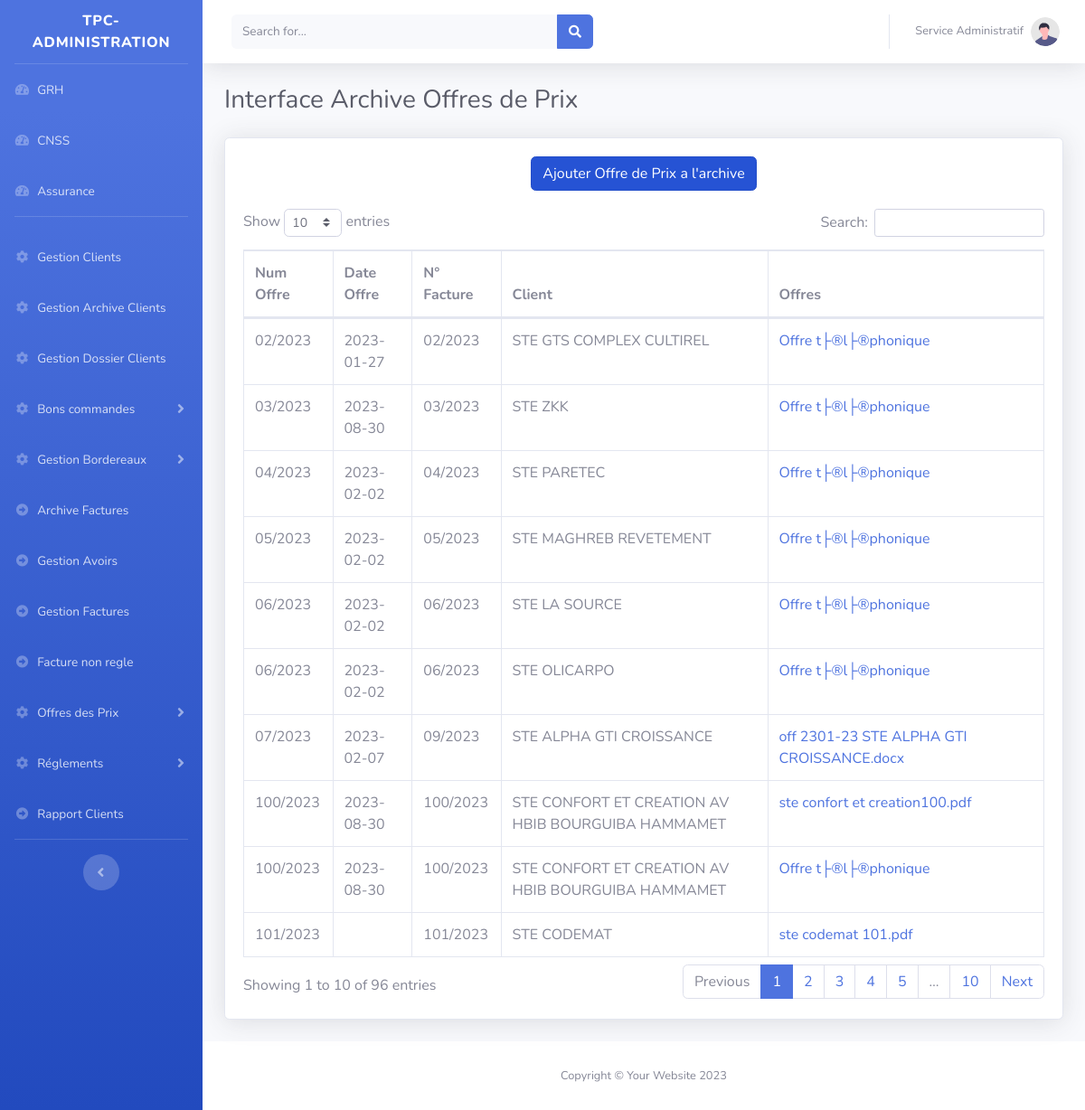
The page /tpc/main.php?Offres_Prix&Archive on the database its author committed.
### tables this page shows
CREATE TABLE `archiveoffre` (
  `id` int(11) NOT NULL AUTO_INCREMENT,
  `num_offre` varchar(10) DEFAULT NULL,
  `factureArchive` varchar(32) NOT NULL,
  `client` int(11) DEFAULT NULL,
  `date` text DEFAULT NULL,
  `joindreOffre` varchar(250) NOT NULL,
  PRIMARY KEY (`id`),
  KEY `client` (`factureArchive`),
  KEY `factureArchive` (`factureArchive`),
  KEY `client_2` (`client`),
  CONSTRAINT `archiveoffre_ibfk_1` FOREIGN KEY (`factureArchive`) REFERENCES `archivefacture` (`num_fact`) ON DELETE CASCADE ON UPDATE CASCADE,
  CONSTRAINT `archiveoffre_ibfk_2` FOREIGN KEY (`client`) REFERENCES `clients` (`id`) ON DELETE CASCADE ON UPDATE CASCADE
);

CREATE TABLE `archivefacture` (
  `id` int(11) NOT NULL AUTO_INCREMENT,
  `num_fact` varchar(32) NOT NULL,
  `client` int(11) DEFAULT NULL,
  `date` text DEFAULT NULL,
  `joindre` varchar(250) NOT NULL,
  `reglement` varchar(250) DEFAULT NULL,
  `typeReglement` varchar(250) DEFAULT NULL,
  `numcheque` varchar(250) DEFAULT NULL,
  `datecheque` varchar(250) DEFAULT NULL,
  `retenu` varchar(250) DEFAULT NULL,
  `Projets` text NOT NULL,
  PRIMARY KEY (`id`),
  KEY `client` (`client`),
  KEY `num_fact` (`num_fact`),
  KEY `idx_archivefacture_num_fact` (`num_fact`),
  CONSTRAINT `archivefacture_ibfk_1` FOREIGN KEY (`client`) REFERENCES `clients` (`id`) ON DELETE CASCADE ON UPDATE CASCADE
);

CREATE TABLE `clients` (
  `id` int(11) NOT NULL AUTO_INCREMENT,
  `type_client` varchar(200) DEFAULT NULL,
  `convention` varchar(100) DEFAULT NULL,
  `pieceConvention` varchar(250) DEFAULT NULL,
  `nom_client` varchar(200) DEFAULT NULL,
  `code_client` varchar(11) DEFAULT NULL,
  `adresse` text DEFAULT NULL,
  `matriculeFiscale` varchar(100) DEFAULT NULL,
  `exonoration` varchar(100) DEFAULT NULL,
  `pieceExonoration` varchar(200) DEFAULT NULL,
  `tel` varchar(200) DEFAULT NULL,
  `email` varchar(200) DEFAULT NULL,
  `numexonoration` varchar(250) DEFAULT NULL,
  `ValiditeExonoration` varchar(250) DEFAULT NULL,
  PRIMARY KEY (`id`),
  KEY `matriculeFiscale` (`matriculeFiscale`),
  KEY `clent` (`nom_client`(191))
);

### htdocs/tpc/class/connexion.db.php (called while the page is built)
<?php
function connexion(): PDO {
    $host = getenv('DB_HOST') ?: '127.0.0.1';
    $port = getenv('DB_PORT') ?: 3306;
    $db   = getenv('DB_NAME') ?: 'tpc';
    $user = getenv('DB_USER') ?: 'root';
    $pass = getenv('DB_PASSWORD') !== false ? getenv('DB_PASSWORD') : '';
    $dsn = "mysql:host=$host;port=$port;dbname=$db;charset=utf8mb4";
    $opts = [
        PDO::ATTR_ERRMODE            => PDO::ERRMODE_EXCEPTION,
        PDO::ATTR_DEFAULT_FETCH_MODE => PDO::FETCH_ASSOC,
        PDO::ATTR_EMULATE_PREPARES   => false,
    ];
    return new PDO($dsn, $user, $pass, $opts);
}

### htdocs/tpc/class/OffresPrix.class.php (called while the page is built, shortened)
<?php
include_once 'connexion.db.php';
class OffresPrix{
	private $cnx;
	public function __construct(){$this->cnx=connexion();}
  public function getOffres_PrixArchive(){
		 $sql="SELECT * FROM archiveoffre as OfA,clients as clt,archivefacture as FA where OfA.client=clt.id and OfA.factureArchive =FA.num_fact ";
		$req=$this->cnx->query($sql);
		$resultat=$req->fetchAll();
		return $resultat;
	}
}
$offre=new OffresPrix();

### htdocs/tpc/pages/OffresPrix/Archive/AfficherArchive.php (the view)
<?php
include 'class/OffresPrix.class.php';
$OffresArchive=$offre->getOffres_PrixArchive();
 ?>
                    <div class="card shadow mb-4">
                       <div style="width:100%;text-align:center;margin-bottom:20px" class="col-12">
                            <a href="?Offres_Prix&Archive&Add" class="btn btn-primary active " style="position:relative; top:20px;">Ajouter Offre de Prix a l'archive </a>
							</div>
                        <div class="card-body">
                            <div class="table-responsive">
                                <table class="table table-bordered" id="dataTable" width="100%" cellspacing="0">
                                    <thead>
                                        <tr>
											<th >Num Offre</th>
											<th >Date Offre</th>
											<th >N° Facture</th>
											<th >Client</th>
											<th >Offres</th>
                                        </tr>
                                    </thead>
                                    <tbody>
									<?php if(!empty($OffresArchive)){
										foreach($OffresArchive as $key){?>
											 <tr>
											  <td><?=$key['num_offre']?></td>
											  <td><?=$key['date']?></td>
												<td>
												<?=$key['num_fact']?>
												</td>
												<td><?=$key['nom_client']?></td>
												   <td>
												   <?php
												   if($key['joindreOffre']!='Offre téléphonique'){
												   $offres=explode(',',$key['joindreOffre']);
												   for($i=0;$i<count($offres);$i++){?>
												   <a href="pages/OffresPrix/Archive/Document_OffresArchive/<?=$offres[$i]?>"><?=$offres[$i]?></a><br>
												   <?php } } else { echo $key['joindreOffre'];} ?>
												   </td>
											 </tr>
									<?php }}?>
									 </tbody>
                                </table>
                            </div>
                        </div>
                    </div>

### rows shown on the page
archiveoffre: num_offre "02/2023", archivefacture.date "2023-01-27", archivefacture.num_fact "02/2023", client.nom_client "STE GTS COMPLEX CULTIREL", joindreOffre "Offre t├®l├®phonique"
archiveoffre: num_offre "03/2023", archivefacture.date "2023-08-30", archivefacture.num_fact "03/2023", client.nom_client "STE ZKK", joindreOffre "Offre t├®l├®phonique"
archiveoffre: num_offre "04/2023", archivefacture.date "2023-02-02", archivefacture.num_fact "04/2023", client.nom_client "STE PARETEC", joindreOffre "Offre t├®l├®phonique"
archiveoffre: num_offre "05/2023", archivefacture.date "2023-02-02", archivefacture.num_fact "05/2023", client.nom_client "STE MAGHREB REVETEMENT", joindreOffre "Offre t├®l├®phonique"
archiveoffre: num_offre "06/2023", archivefacture.date "2023-02-02", archivefacture.num_fact "06/2023", client.nom_client "STE LA SOURCE", joindreOffre "Offre t├®l├®phonique"
archiveoffre: num_offre "06/2023", archivefacture.date "2023-02-02", archivefacture.num_fact "06/2023", client.nom_client "STE OLICARPO", joindreOffre "Offre t├®l├®phonique"
archiveoffre: num_offre "07/2023", archivefacture.date "2023-02-07", archivefacture.num_fact "09/2023", client.nom_client "STE ALPHA GTI CROISSANCE", joindreOffre "off 2301-23 STE ALPHA GTI CROISSANCE.docx"
archiveoffre: num_offre "100/2023", archivefacture.date "2023-08-30", archivefacture.num_fact "100/2023", client.nom_client "STE CONFORT ET CREATION AV HBIB BOURGUIBA HAMMAMET", joindreOffre "ste confort et creation100.pdf"
archiveoffre: num_offre "100/2023", archivefacture.date "2023-08-30", archivefacture.num_fact "100/2023", client.nom_client "STE CONFORT ET CREATION AV HBIB BOURGUIBA HAMMAMET", joindreOffre "Offre t├®l├®phonique"
archiveoffre: num_offre "101/2023", archivefacture.num_fact "101/2023", client.nom_client "STE CODEMAT", joindreOffre "ste codemat 101.pdf"
